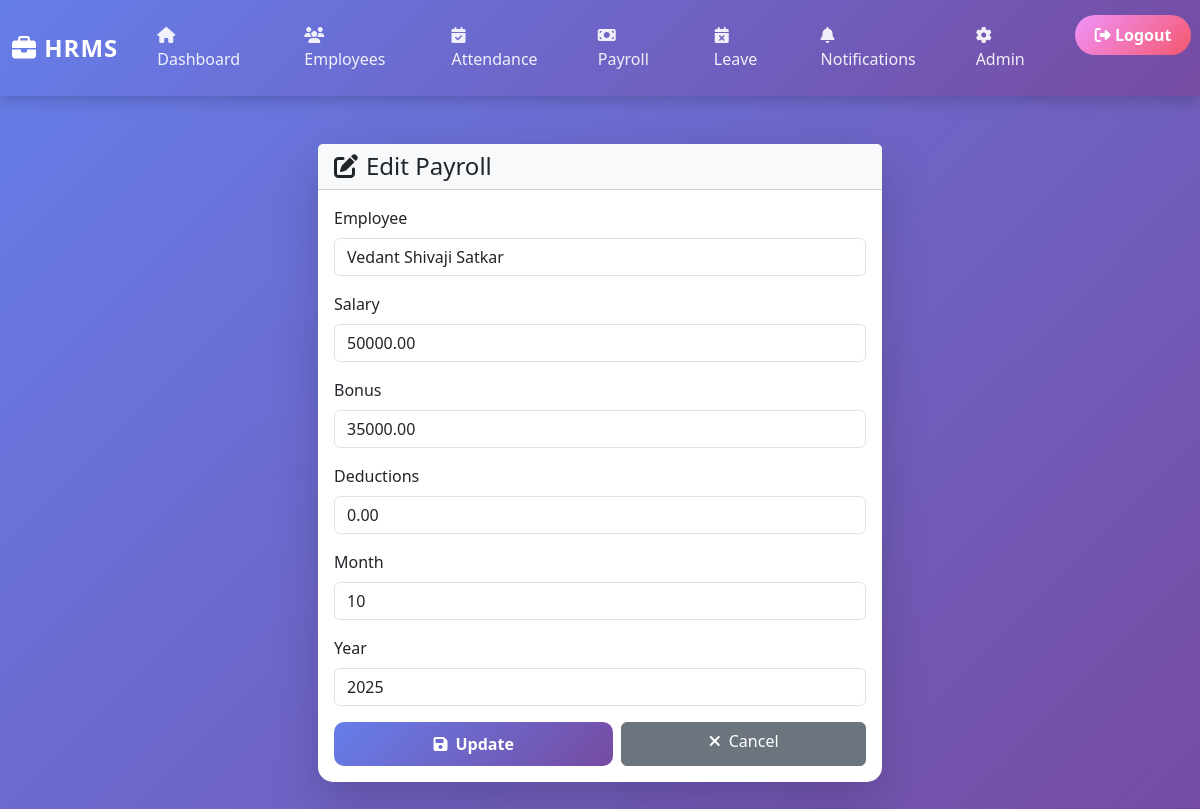
Page /payroll/edit/6/ (signed in) on the committed database.
### payroll/models.py (models this page shows, shortened)
class Payroll(models.Model):
    employee = models.ForeignKey(Employee, on_delete=models.CASCADE, null=True, blank=True)
    salary = models.DecimalField(max_digits=10, decimal_places=2, default=0)
    bonus = models.DecimalField(max_digits=10, decimal_places=2, default=0)
    deductions = models.DecimalField(max_digits=10, decimal_places=2, default=0)
    month = models.IntegerField(choices=[(i, i) for i in range(1, 13)], default=1)
    year = models.IntegerField(default=datetime.now().year)
    created_at = models.DateTimeField(auto_now_add=True)
    updated_at = models.DateTimeField(auto_now=True)
    class Meta:
        verbose_name_plural = "Payrolls"

### payroll/views.py (the view)
# urls.py: path('edit/<int:payroll_id>/', views.edit_payroll, name='edit_payroll'),
@login_required
def edit_payroll(request, payroll_id):
    payroll = get_object_or_404(Payroll, id=payroll_id)
    if request.method == 'POST':
        form = PayrollForm(request.POST, instance=payroll)
        if form.is_valid():
            form.save()
            return redirect('payroll:payroll_list')
    else:
        form = PayrollForm(instance=payroll)
    return render(request, 'payroll/edit_payroll.html', {'form': form, 'payroll': payroll})

### payroll/forms.py
class PayrollForm(forms.ModelForm):
    employee = forms.ModelChoiceField(
        queryset=Employee.objects.all(),
        widget=forms.Select(attrs={
            'class': 'form-control',
            'id': 'employee_select',
            'data-placeholder': 'Select Employee'
        })
    )
    class Meta:
        model = Payroll
        fields = ['employee', 'salary', 'bonus', 'deductions', 'month', 'year']
        widgets = {
            'salary': forms.NumberInput(attrs={'class': 'form-control', 'placeholder': 'Salary', 'step': '0.01'}),
            'bonus': forms.NumberInput(attrs={'class': 'form-control', 'placeholder': 'Bonus', 'step': '0.01'}),
            'deductions': forms.NumberInput(attrs={'class': 'form-control', 'placeholder': 'Deductions', 'step': '0.01'}),
            'month': forms.Select(attrs={'class': 'form-control'}),
            'year': forms.NumberInput(attrs={'class': 'form-control', 'placeholder': 'Year'}),
        }

### employees/models.py (called while the page is built)
    def __str__(self):
        return self.name

### templates/payroll/edit_payroll.html (shortened to what this page needs)
{% extends 'base.html' %}
{% block content %}
<div class="container mt-5">
    <div class="row justify-content-center">
        <div class="col-md-6">
            <div class="card shadow-lg border-0" style="border-top: 4px solid #667eea;">
                <div class="card-header bg-light">
                    <h4 class="mb-0"><i class="fas fa-edit me-2"></i>Edit Payroll</h4>
                </div>
                <div class="card-body">
                    <form method="post">
                        {% for field in form %}
                            <div class="mb-3">
                                <label for="{{ field.id_for_label }}" class="form-label fw-500">{{ field.label }}</label>
                                {{ field }}
                            </div>
                        {% endfor %}
                        <div class="d-flex gap-2">
                            <button type="submit" class="btn btn-primary flex-grow-1">
                                <i class="fas fa-save me-2"></i>Update
                            </button>
                            <a href="{% url 'payroll:payroll_list' %}" class="btn btn-secondary flex-grow-1">
                                <i class="fas fa-times me-2"></i>Cancel
                            </a>
                        </div>
                    </form>
                </div>
            </div>
        </div>
    </div>
</div>
{% endblock %}

### employees/templates/base.html (style rules this page uses)
* { margin: 0; padding: 0; box-sizing: border-box; }
body { background: linear-gradient(135deg, #667eea 0%, #764ba2 100%); min-height: 100vh; font-family: 'Segoe UI', Tahoma, Geneva, Verdana, sans-serif; padding-bottom: 50px; }
.container { max-width: 1200px; margin-top: 40px; }
.card { border: none; border-radius: 15px; box-shadow: 0 8px 25px rgba(0,0,0,0.15); transition: transform 0.3s ease, box-shadow 0.3s ease; background: #fff; margin-bottom: 25px; }
.btn-primary { background: linear-gradient(135deg, #667eea 0%, #764ba2 100%); border: none; border-radius: 10px; padding: 10px 25px; font-weight: 600; transition: all 0.3s ease; }

### rows in the picture
Payroll: form "Vedant Shivaji Satkar" "50000.00" "35000.00" "0.00" "10" "2025"

### other values in the picture
{{ field.label }} "Employee" "Salary" "Bonus" "Deductions" "Month" "Year"
